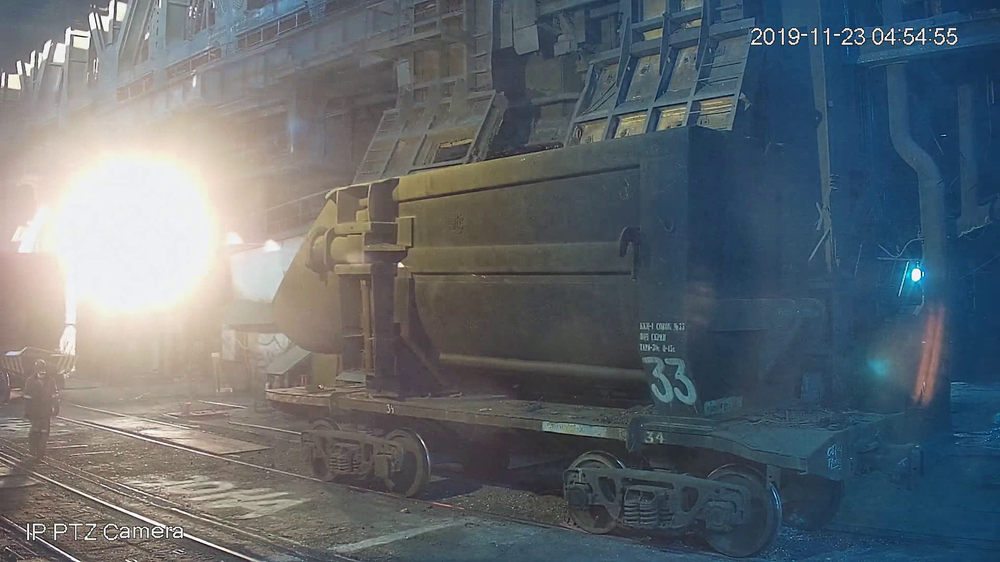
#> input picture Data/1.png, 1000 x 562 px, shrunk from 1920 x 1080 before the run, given in place of 1.jpg, which was not available
$ python test_hist.py
#> lines starting #> are read from the running program, lines starting #| are printed output that depends on the picture; pictures that were not available may be replaced by others from this repository, and a replacement may not be noted
import cv2
import numpy as np

img = cv2.imread('1.jpg',0)
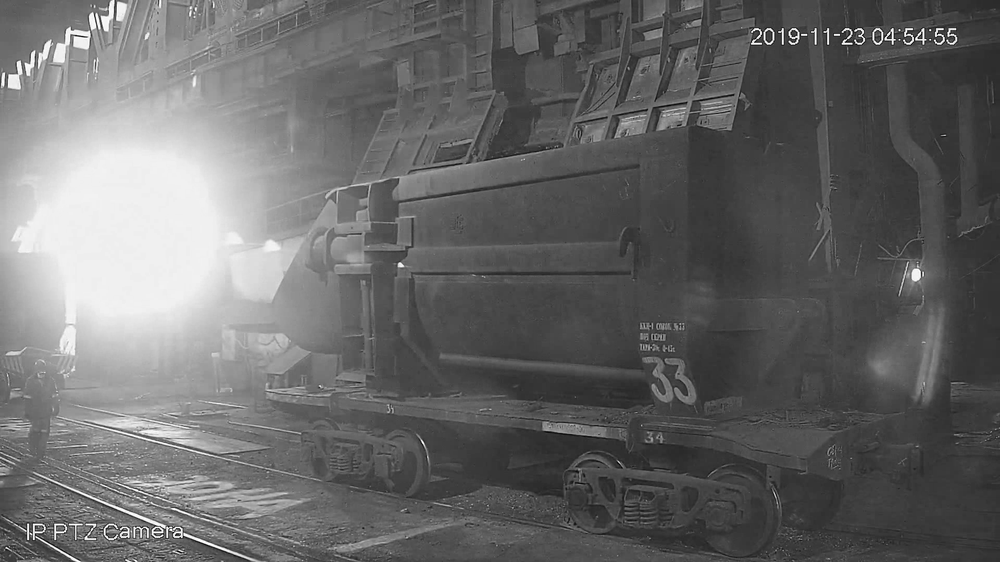
#> img: shape (562, 1000); min 0, max 255, mean 103.8
clahe = cv2.createCLAHE(clipLimit=4.0, tileGridSize=(8,8))
cl1 = clahe.apply(img)
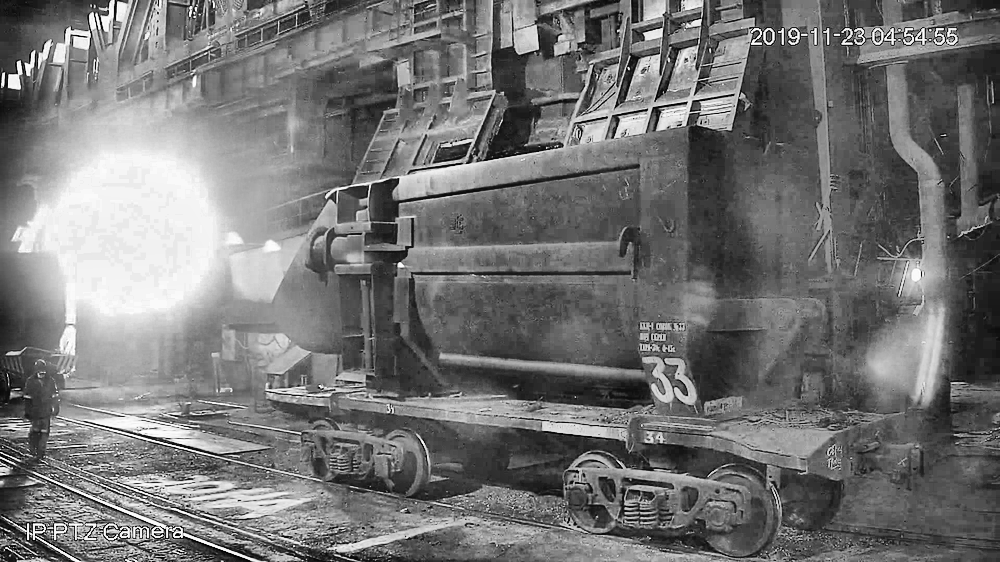
#> cl1: shape (562, 1000); min 0, max 255, mean 116.3
cv2.imwrite('res.jpg',cl1)

$ run again, with Data/100.png copied over Data/1.png
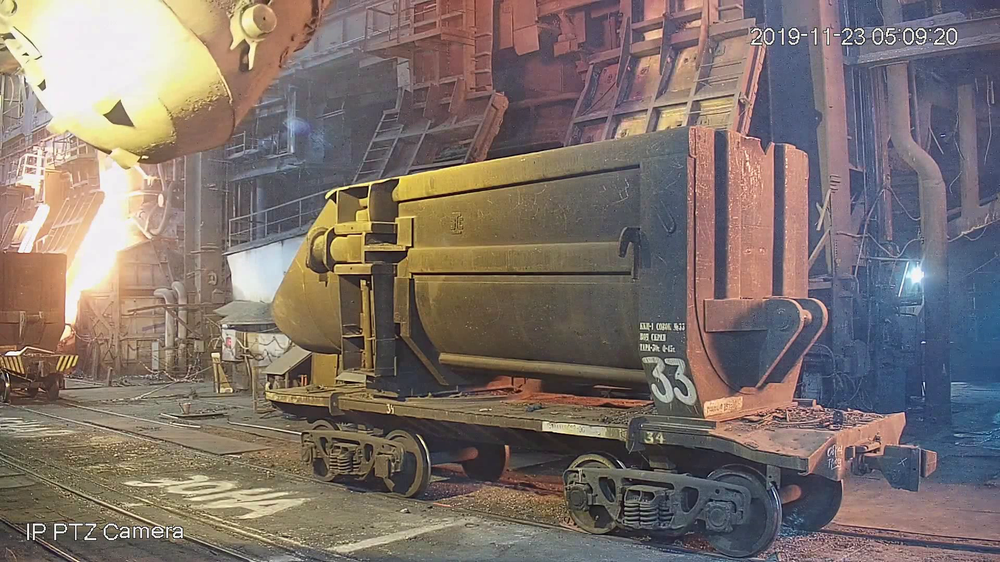
#> input picture Data/100.png, 1000 x 562 px, shrunk from 1920 x 1080 before the run, given in place of 1.jpg, which was not available
#> `img = cv2.imread('1.jpg',0)`:
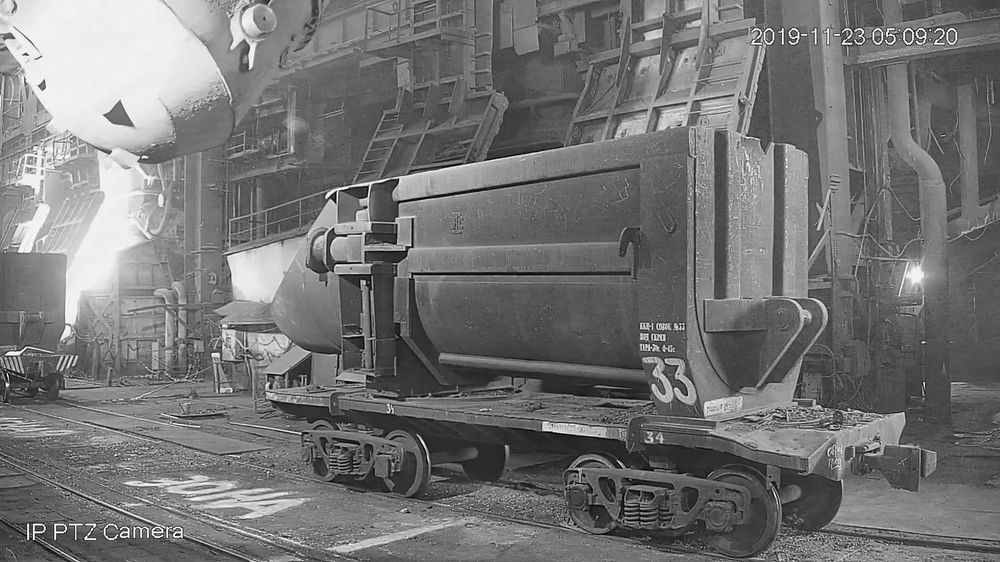
#> img: shape (562, 1000); min 0, max 255, mean 116.5
#> `cl1 = clahe.apply(img)`:
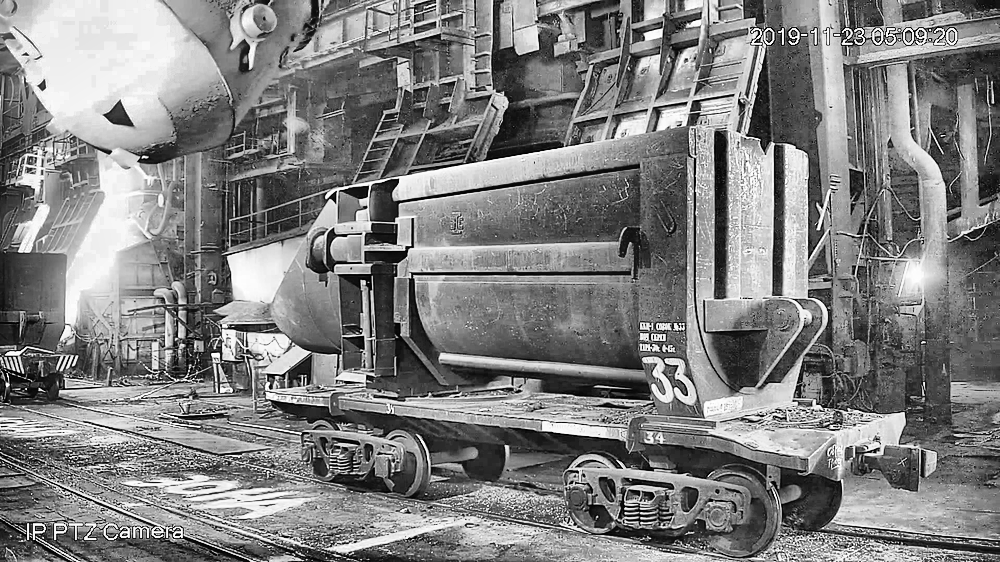
#> cl1: shape (562, 1000); min 0, max 255, mean 128.1

$ run again, with Data/104.png copied over Data/1.png
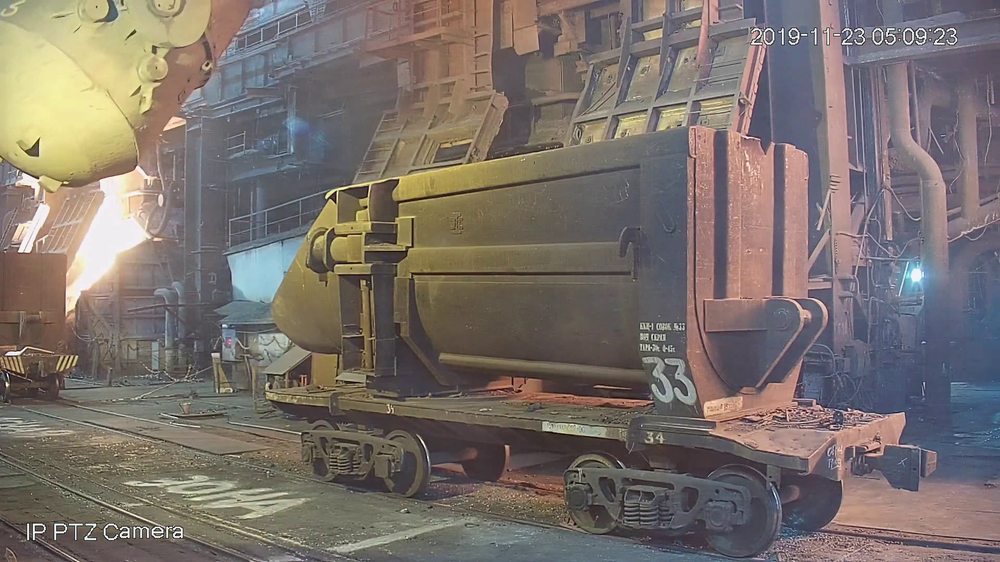
#> input picture Data/104.png, 1000 x 562 px, shrunk from 1920 x 1080 before the run, given in place of 1.jpg, which was not available
#> `img = cv2.imread('1.jpg',0)`:
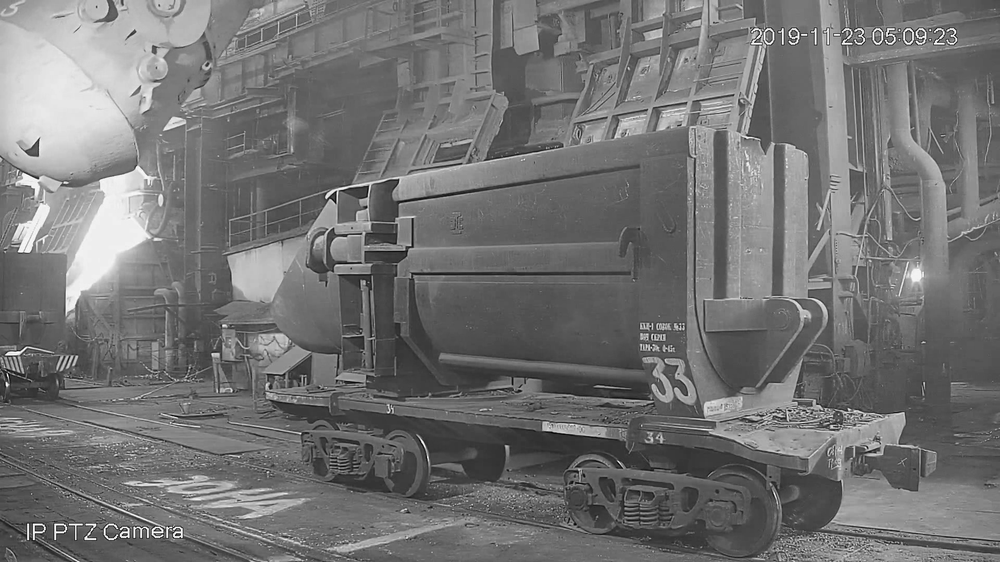
#> img: shape (562, 1000); min 0, max 255, mean 114.9
#> `cl1 = clahe.apply(img)`:
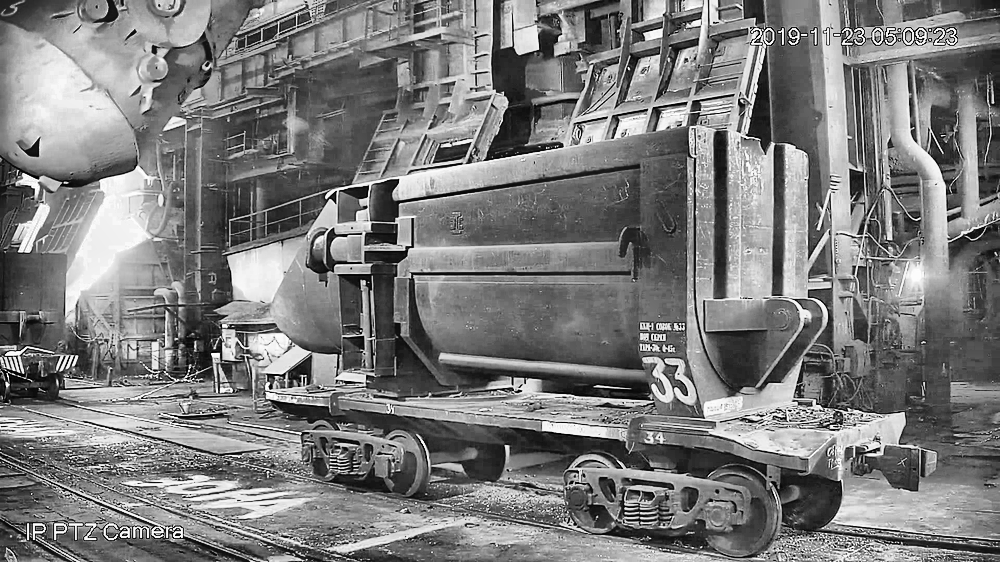
#> cl1: shape (562, 1000); min 0, max 255, mean 124.1
